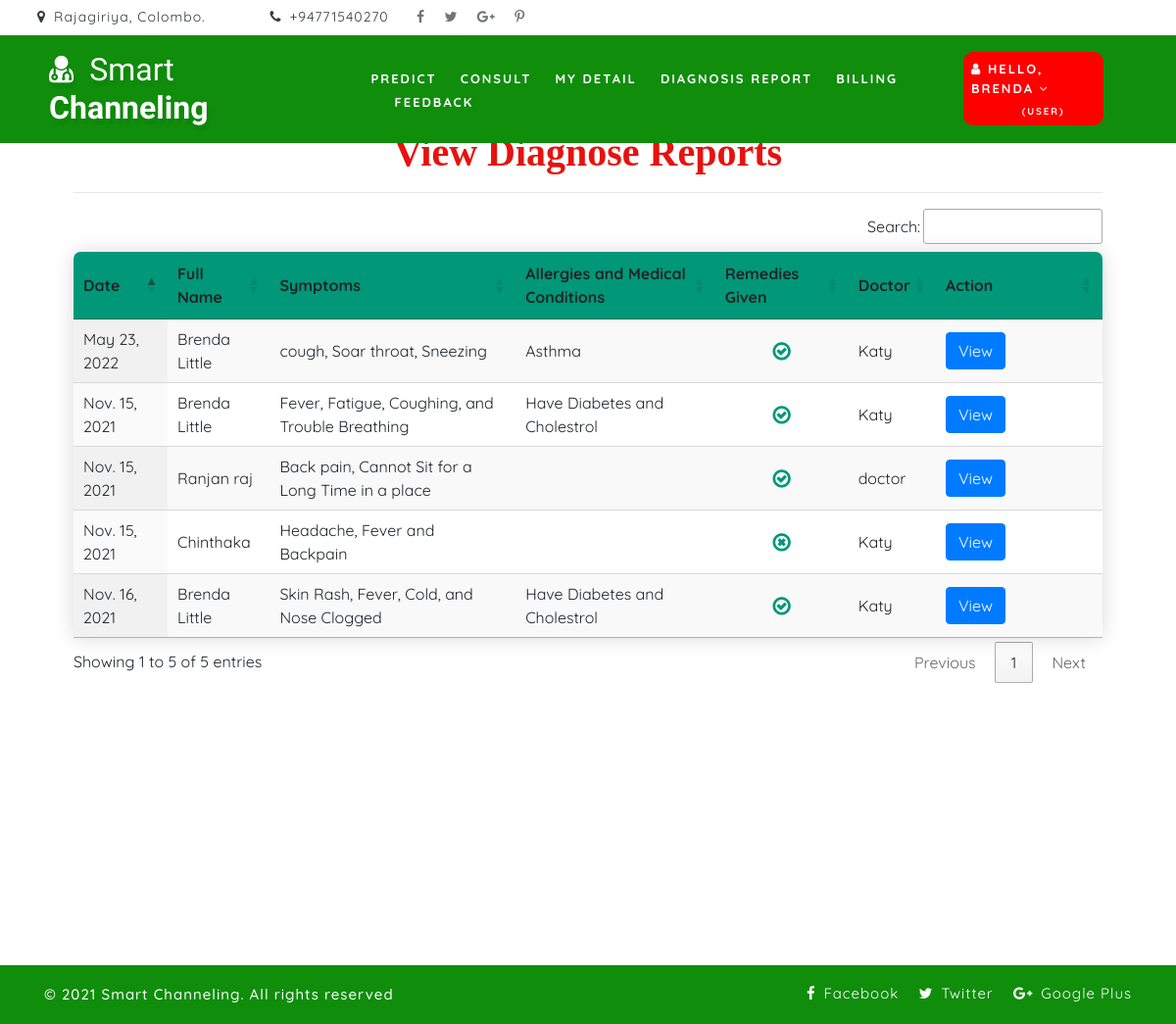
Page /report (signed in) on the committed database.
### smartapp/models.py (models this page shows, shortened)
class Consult(models.Model):
    id = models.AutoField(primary_key=True)
    user = models.ForeignKey(User, on_delete=models.CASCADE, null=True)
    fname = models.CharField(max_length=300, null=True)
    age = models.IntegerField(null=True)
    weight = models.CharField(max_length=300, null=True)
    height = models.CharField(max_length=300, null=True)
    bmi = models.CharField(max_length=300, null=True)
    symptoms = models.TextField(null=True)
    allergiesEms = models.TextField(null=True, blank=True)
    date = models.DateField(null=True)
    advice = models.TextField(null=True)
    doc = models.CharField(max_length=300, null=True)
    prescribe_img = models.ImageField(upload_to=additional_directory_path, null=True, blank=True)
    img1 = models.ImageField(upload_to=additional_directory_path, null=True, blank=True)
    img2 = models.ImageField(upload_to=additional_directory_path, null=True, blank=True)
    img3 = models.ImageField(upload_to=additional_directory_path, null=True, blank=True)

### smartapp/views.py (the view)
# urls.py: path('report', views.Report, name="report"),
def Report(request):
    error=""
    user = User.objects.get(id=request.user.id)
    pro = Consult.objects.filter(user=user).order_by('-advice')
    d={'error':error, 'pro':pro}
    return render(request, 'report.html', d)

### smartapp/templates/report.html (shortened to what this page needs)
{% extends 'index.html' %}
{% load static %}
{% block body %}
<div class="container-fluid" style="width:90%;margin-top:8%">
                    <div class="container-fluid">
                        <h1 align="center" style="font-weight:bold;font-family:Garamond, serif; color : #E6120E ;margin-top:4%">View Diagnose Reports</h1>
                         </div><hr>
                                <table id="example" class="display tbc" style="width:100%">
                                  <thead>
                                    <tr>
                                      <th>Date</th>
                                      <th>Full Name</th>
                                      <th>Symptoms</th>
                                      <th>Allergies and Medical Conditions</th>
                                      <th>Remedies Given</th>
                                      <th>Doctor</th>
                                      <th>Action</th>
                                  </tr>
                              </thead>
                              <tbody>
                              {% for i in pro %}
                                <tr>
                                  <td>{{i.date}}</td>
                                  <td>{{i.fname}}</td>
                                  <td>{{i.symptoms}}</td>
                                  <td>{{i.allergiesEms}}</td>
                                  {% if not i.advice is None %}
                                    <td><center><i class="cg fa fa-check-circle-o fa-lg"></i></center></td>
                                  {% else %}
                                    <td><center><i class="cg fa fa-times-circle-o fa-lg"></i></center></td>
                                  {% endif %}
                                  <td>{{i.doc}}</td>
                                  <td style="width:150px">
                                      <a href="{% url 'past_report' i.id %}" ><button class="btn btn-primary">View</button></a>
                              </tr>
                              {% endfor %}
                          </tbody>
                      </table>
                  </div><br><br><br><br><br><br><br><br><br><br><br>
{% endblock %}

### smartapp/templates/index.html (shortened to what this page needs)
<!DOCTYPE html>
{% load static %}
<html lang="zxx" xmlns:border="http://www.w3.org/1999/xhtml">
<head>
	<link rel="stylesheet" href="{% static 'css/bootstrap.css' %}">
	<link href="{% static 'css/css_slider.css' %}" type="text/css" rel="stylesheet" media="all">
	<link rel="stylesheet" href="{% static 'css/style.css' %}" type="text/css" media="all" />
	<link href="{% static 'css/font-awesome.min.css' %}" rel="stylesheet">
<link rel='stylesheet' type='text/css' href="https://cdn.datatables.net/1.10.21/css/jquery.dataTables.min.css">
<link rel='stylesheet' type='text/css' href="https://cdn.datatables.net/buttons/1.6.2/css/buttons.dataTables.min.css">
</head>
<body>
	<div id="home" style="margin-bottom:2%">
		<header>
			<div class="top-bar py-1">
				<div class="container">
					<div class="row">
						<div class="col-xl-6 col-lg-6 col-md-8 top-social-agile text-lg-left text-center">
							<div class="row">
								<div class="col-5 header-top_w3layouts">
									<p class="text-bl">
										<span class="fa fa-map-marker mr-2"></span>Rajagiriya, Colombo.
									</p>
								</div>
								<div class="col-3 header-top_w3layouts">
									<p class="text-bl">
										<span class="fa fa-phone mr-2"></span>+94771540270
									</p>
								</div>
								<ul class="col-4 top-right-info">
									<li>
										<a href="#">
											<span class="fa fa-facebook-f"></span>
										</a>
									</li>
									<li class="mx-3">
										<a href="#">
											<span class="fa fa-twitter"></span>
										</a>
									</li>
									<li>
										<a href="#">
											<span class="fa fa-google-plus"></span>
										</a>
									</li>
									<li class="ml-3">
										<a href="#">
											<span class="fa fa-pinterest-p"></span>
										</a>
									</li>
								</ul>
							</div>
						</div>
						<div class="col-xl-7 col-lg-6 col-md-4 top-social-agile text-md-right text-center mt-md-0 mt-2">
							<div class="row">
								<div class="col-xl-3 col-lg-4 col-6 top-w3layouts p-md-0 text-right">
								</div>
								<div class="col-xl-3 col-lg-4 col-6 header-w3layouts text-md-right text-left">
								</div>
							</div>
						</div>
					</div>
				</div>
			</div>
		</header>
		<div class="main-top" style="background:#0f8d0b">
			<div class="container-fluid">
				<div class="header d-md-flex justify-content-between align-items-center py-3">
					<div id="logo" style="margin-left:3%">
						<h1>
							<a href="{% url 'home' %}">
								<span class="fa fa-user-md mr-2"></span>
								<span class="logo-sp">Smart</span> Channeling
							</a>
						</h1>
					</div>
					{% if request.user.is_staff %}
					<div class="nav_w3ls" style="margin-right:1%">
						<nav>
							<label for="drop1" class="toggle">Menu</label>
							<input type="checkbox" id="drop1" />
							<ul class="menu" style="padding:15px;width:100%">
								<li class="mx-lg-4 mx-md-3 my-md-0 my-2"><a href="{% url 'admin_home' %}">Dashboard</a></li>
								{% if request.user.is_superuser %}
								<li>
									<label for="drop-2" class="toggle toogle-2"> <span class="fa fa-angle-down" aria-hidden="true"></span>
									</label>
									<a href="#"> Doctors <span class="fa fa-angle-down" aria-hidden="true"></span></a>
									<ul style="margin-top:2%;width:30%;margin-right:4%">
										<li style="width:100%;"><a href="{% url 'add_doctor' %}" class="drop-text">Add Doctor</a></li>
										<li style="width:100%;"><a href="{% url 'manage_doctor' %}" class="drop-text">Manage Doctor</a></li>
									</ul>
								</li>
								{% endif %}
								<li class="mx-lg-4 mx-md-3 my-md-0 my-2">
									<label for="drop-2" class="toggle toogle-2"> <span class="fa fa-angle-down" aria-hidden="true"></span>
									</label>
									<a href="#"> Articles <span class="fa fa-angle-down" aria-hidden="true"></span></a>
									<ul style="margin-top:2%;width:45%;margin-right:4%">
										<li style="width:100%;"><a href="{% url 'add_article' %}" class="drop-text">Add Articles</a></li>
										<li style="width:100%;"><a href="{% url 'manage_article' %}" class="drop-text">Manage Articles</a></li>
									</ul>
								</li>
								{%if request.user.is_superuser == False %}
								<li class="mx-lg-4 mx-md-3 my-md-0 my-2"><a href="{% url 'view_requests' %}">Requests</a></li>
								{% endif %}
								{% if request.user.is_superuser %}
								<li><a href="{% url 'manage_user' %}">Manage Users</a></li>
								<li class="mx-lg-4 mx-md-3 my-md-0 my-2"><a href="{% url 'view_feedback' %}">View Feedback</a></li>
								{% endif %}
							</ul>
						</nav>
					</div>
					<div class="nav_w3ls" style="margin-right:3%">
						<nav>
							<label for="drop2" class="toggle">Menu</label>
							<input type="checkbox" id="drop2" />
							<ul class="menu">
								<li class="mx-lg-4 mx-md-3 my-md-0 my-2" style="background:red;padding:8px;border-radius:10px">
									<label for="drop-2" class="toggle toogle-2"> <span class="fa fa-angle-down" aria-hidden="true"></span>
									</label>
									<a href="#"><i class="fa fa-user"></i> Hello, {{request.user.username}} <span class="fa fa-angle-down" aria-hidden="true"></span>
									<br><sub>{% if request.user.is_superuser %}&emsp;&emsp;&emsp;&emsp;(Admin) {% else %} &emsp;&emsp;&emsp;(Doctor) {% endif %}</sub></a>
									<ul style="margin-top:10%;width:80%;margin-right:5%">
										<li style="width:100%;"><a href="{% url 'change_password' %}" class="drop-text">Password</a></li>
										<li style="width:100%;"><a href="{% url 'logout' %}" class="drop-text">Logout</a></li>
									</ul>
								</li>
							</ul>
						</nav>
					</div>
					{% else %}
					{% if request.user.is_authenticated %}
					<div class="nav_w3ls" style="margin-left:5%;font-weight:bold">
						<nav>
							<ul class="menu" style="padding:15px;width:100%">
								<li><a href="{% url 'predict' %}">Predict</a></li>
								<li class="mx-lg-4 mx-md-3 my-md-0 my-2"><a href="{% url 'consult' %}">Consult</a></li>
								<li><a href="{% url 'profile' %}">My Detail</a></li>
								<li class="mx-lg-4 mx-md-3 my-md-0 my-2"><a href="{% url 'report' %}">Diagnosis Report</a></li>
								<li><a href="{% url 'checkout' %}">Billing</a></li>
								<li class="mx-lg-4 mx-md-3 my-md-0 my-2"><a href="{% url 'send_feedback' %}">Feedback</a></li>
							</ul>
						</nav>
					</div>
					<div class="nav_w3ls" style="margin-right:3%">
						<nav>
							<ul class="menu">
								<li class="mx-lg-4 mx-md-3 my-md-0 my-2" style="background:red;padding:8px;border-radius:10px">
									<a href="#"><i class="fa fa-user"></i> Hello, {{request.user.username}} <span class="fa fa-angle-down" aria-hidden="true"> </span>
											<br><sub>&emsp;&emsp;&emsp;&emsp;&nbsp;(User)</sub></a>
								</li>
							</ul>
						</nav>
					</div>
					{% endif %}
					{% endif %}
				</div>
			</div>
		</div>
		{% block body %}
		{% endblock %}
	</div>
	<footer style="bottom:0; width:100%; position:relative">
		<div class="copy-w3pvt" style="background:#0f8d0b;color:white;">
		<div class="container py-3">
			<div class="row">
				<div class="col-lg-7 w3ls_footer_grid1_left text-lg-left text-center">
					<p style="color:white">&copy; 2021 Smart Channeling. All rights reserved</a>
					</p>
				</div>
				<div class="col-lg-5 w3ls_footer_grid_left1_pos text-lg-right text-center mt-lg-0 mt-2">
					<ul style="color:white">
						<li>
							<a href="#" style="color:white" class="facebook">
								<span class="fa fa-facebook-f mr-2"></span>Facebook</a>
						</li>
						<li class="mx-3">
							<a href="#" style="color:white" class="twitter">
								<span class="fa fa-twitter mr-2"></span>Twitter</a>
						</li>
						<li>
							<a href="#" style="color:white" class="google">
								<span class="fa fa-google-plus mr-2"></span>Google Plus</a>
						</li>
					</ul>
				</div>
			</div>
		</div>
	</div>
	</footer>
</body>
</html>

### smartapp/static/css/style.css (style rules this page uses)
body { padding: 0; margin: 0; background: #FFF; font-family: 'Quicksand', sans-serif; }
body a, body button { transition: 0.5s all; -webkit-transition: 0.5s all; -moz-transition: 0.5s all; -o-transition: 0.5s all; -ms-transition: 0.5s all; text-decoration: none; }
html { scroll-behavior: smooth; }
.tbc { border-collapse: collapse; border-radius: 7px 7px 0 0; overflow:hidden; box-shadow: 0 0 20px rgba(0, 0, 0, 0.15); }
.tbc thead tr { background-color:#009879 }
h1, h2, h3, h4, h5, h6 { margin: 0; padding: 0; font-family: 'Mukta', sans-serif; }
p { margin: 0; padding: 0; font-size: 15px; letter-spacing: 1px; line-height: 1.9; color: #999; font-family: 'Quicksand', sans-serif; }
ul, ol { margin: 0; padding: 0; }
.text-bl { color: #343a40; }
.header-top_w3layouts { padding: 0 .5em; }
.top-right-info li { display: inline-block; }
.top-right-info li span { color: #343a40; font-size: 14px; transition: 0.5s all; -webkit-transition: 0.5s all; -moz-transition: 0.5s all; -o-transition: 0.5s all; -ms-transition: 0.5s all; -ms-transition: 0.5s all; opacity:0.7; }
.header-top_w3layouts p, .header-w3layouts p, .top-w3layouts p { font-size: 14px; }
#home { position: relative; }
.main-top { position: absolute; z-index: 999; width: 100%; background: rgba(0, 0, 0, 0.4); }
nav { margin: 0; padding: 0; color: #f8f9fa; }
#logo a { float: left; display: initial; font-weight: 700; font-size: 32px; color: #fff; text-shadow: 2px 5px 3px rgba(0, 0, 0, 0.06); padding: 0; }
span.logo-sp { font-weight: 100; }
nav:after { content: ""; display: table; clear: both; }
nav ul { float: right; padding: 0; margin: 0; list-style: none; position: relative; }
nav ul li { margin: 0px; display: inline-block; float: left; }
nav a { padding: 0; color: #fff; font-size: 13px; letter-spacing: 2px; font-weight: 700; text-transform: uppercase; display: inline-block; transition: 0.5s all; -webkit-transition: 0.5s all; -moz-transition: 0.5s all; -o-transition: 0.5s all; -ms-transition: 0.5s all; }
li>a:only-child:after { content: ''; }
footer { background: url(../images/bg3.jpg) no-repeat center; background-size: cover; -webkit-background-size: cover; -moz-background-size: cover; -o-background-size: cover; -ms-background-size: cover; }
.w3ls_footer_grid_left1_pos ul li, ul.list-part li { display: inline-block; }
.w3ls_footer_grid_left1_pos ul li a { color: #000; text-decoration: none; letter-spacing: 1px; font-size: 15px; }
.w3ls_footer_grid1_left p { color: #484848; font-weight: 500; }

### smartapp/templates/report.html (style rules this page uses)
.cg { color:#009879; }

### rows in the picture
Consult: date "Nov. 15, 2021", fname "Brenda Little", symptoms "Fever, Fatigue, Coughing, and Trouble Breathing", allergiesEms "Have Diabetes and Cholestrol", doc "Katy"
Consult: date "May 23, 2022", fname "Brenda Little", symptoms "cough, Soar throat, Sneezing", allergiesEms "Asthma", doc "Katy"
Consult: date "Nov. 15, 2021", fname "Ranjan raj", symptoms "Back pain, Cannot Sit for a Long Time in a place", doc "doctor"
Consult: date "Nov. 16, 2021", fname "Brenda Little", symptoms "Skin Rash, Fever, Cold, and Nose Clogged", allergiesEms "Have Diabetes and Cholestrol", doc "Katy"
Consult: date "Nov. 15, 2021", fname "Chinthaka", symptoms "Headache, Fever and Backpain", doc "Katy"

### other values in the picture
{{ request.user.username }} "BRENDA"
